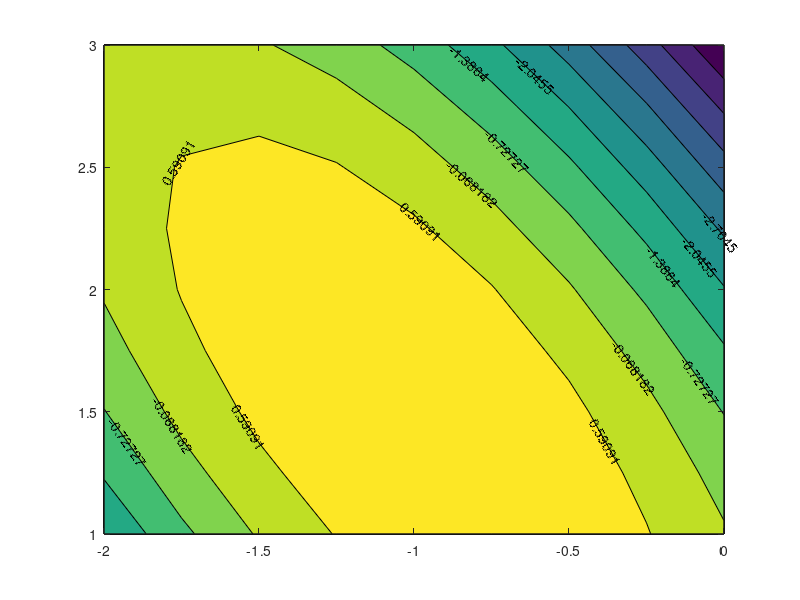

Write MATLAB code to recreate this figure. (Note: this script raises an error after producing the figure.)
% script to numerically differentiate a 2d function with gradient
clear variables;
close all;

% define function and analytical derivative
f=@(x,y) y-x-2*x.^2-2*x.*y-y.^2;

% compute gradient
[x,y]=meshgrid(-2:.25:0,1:.25:3);
z=f(x,y);
[fx,fy]=gradient(z,.25);

% plot results
figure;
[M,c]=contourf(x,y,z);
clabel(M);
c.LineWidth=1.5;
hold on;
quiver(x,y,fx,fy);
hold off;
set(gca,'FontSize',14,'FontName','Times New Roman');
xlabel('x');
ylabel('y');
